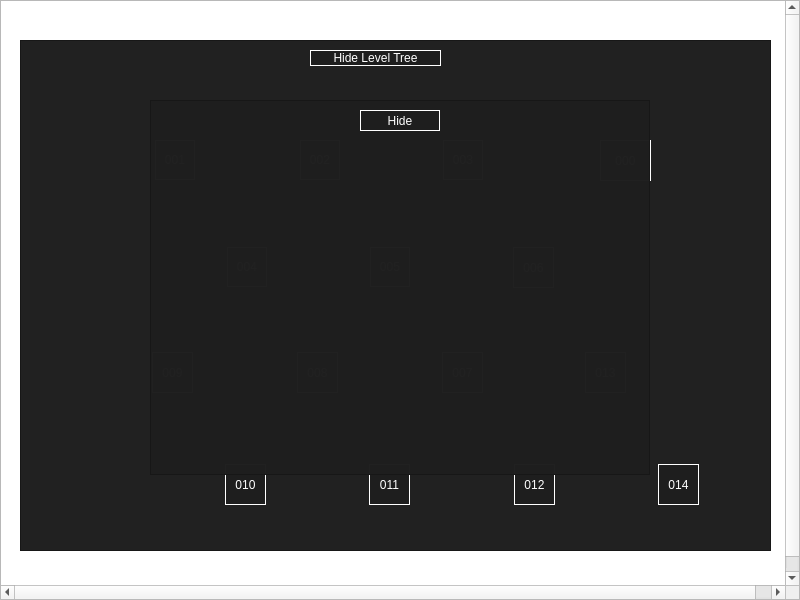
<?xml version="1.0" encoding="UTF-8"?>
<ui version="4.0">
 <class>MainWindow</class>
 <widget class="QMainWindow" name="MainWindow">
  <property name="geometry">
   <rect>
    <x>0</x>
    <y>0</y>
    <width>800</width>
    <height>600</height>
   </rect>
  </property>
  <property name="sizePolicy">
   <sizepolicy hsizetype="Fixed" vsizetype="Fixed">
    <horstretch>0</horstretch>
    <verstretch>0</verstretch>
   </sizepolicy>
  </property>
  <property name="minimumSize">
   <size>
    <width>800</width>
    <height>600</height>
   </size>
  </property>
  <property name="maximumSize">
   <size>
    <width>800</width>
    <height>600</height>
   </size>
  </property>
  <property name="windowTitle">
   <string>Spectrum</string>
  </property>
  <widget class="QWidget" name="centralWidget">
   <property name="sizePolicy">
    <sizepolicy hsizetype="Fixed" vsizetype="Fixed">
     <horstretch>0</horstretch>
     <verstretch>0</verstretch>
    </sizepolicy>
   </property>
   <property name="maximumSize">
    <size>
     <width>800</width>
     <height>600</height>
    </size>
   </property>
   <property name="styleSheet">
    <string notr="true">background-image: url(:/gui/menu.png);</string>
   </property>
   <widget class="QGraphicsView" name="gwDisplay">
    <property name="geometry">
     <rect>
      <x>0</x>
      <y>0</y>
      <width>800</width>
      <height>600</height>
     </rect>
    </property>
    <property name="sizePolicy">
     <sizepolicy hsizetype="Fixed" vsizetype="Fixed">
      <horstretch>0</horstretch>
      <verstretch>0</verstretch>
     </sizepolicy>
    </property>
    <property name="sceneRect">
     <rectf>
      <x>0.000000000000000</x>
      <y>0.000000000000000</y>
      <width>800.000000000000000</width>
      <height>600.000000000000000</height>
     </rectf>
    </property>
   </widget>
   <widget class="QPushButton" name="btnResumeGame">
    <property name="geometry">
     <rect>
      <x>390</x>
      <y>40</y>
      <width>200</width>
      <height>50</height>
     </rect>
    </property>
    <property name="font">
     <font>
      <weight>75</weight>
      <bold>true</bold>
     </font>
    </property>
    <property name="styleSheet">
     <string notr="true">color: white;
border: 1px solid white;</string>
    </property>
    <property name="text">
     <string>Resume Game</string>
    </property>
   </widget>
   <widget class="QPushButton" name="btnExit">
    <property name="geometry">
     <rect>
      <x>390</x>
      <y>400</y>
      <width>200</width>
      <height>50</height>
     </rect>
    </property>
    <property name="font">
     <font>
      <weight>75</weight>
      <bold>true</bold>
     </font>
    </property>
    <property name="styleSheet">
     <string notr="true">color: white;
border: 1px solid white;</string>
    </property>
    <property name="text">
     <string>Exit</string>
    </property>
   </widget>
   <widget class="QPushButton" name="btnNewGame">
    <property name="geometry">
     <rect>
      <x>390</x>
      <y>160</y>
      <width>200</width>
      <height>50</height>
     </rect>
    </property>
    <property name="font">
     <font>
      <weight>75</weight>
      <bold>true</bold>
     </font>
    </property>
    <property name="styleSheet">
     <string notr="true">color: white;
border: 1px solid white;</string>
    </property>
    <property name="text">
     <string>New Game</string>
    </property>
   </widget>
   <widget class="QPushButton" name="btnChooseLevel">
    <property name="geometry">
     <rect>
      <x>390</x>
      <y>280</y>
      <width>200</width>
      <height>50</height>
     </rect>
    </property>
    <property name="font">
     <font>
      <weight>75</weight>
      <bold>true</bold>
     </font>
    </property>
    <property name="styleSheet">
     <string notr="true">color: white;
border: 1px solid white;</string>
    </property>
    <property name="text">
     <string>Choose Level</string>
    </property>
   </widget>
   <widget class="QFrame" name="frLevelTree">
    <property name="geometry">
     <rect>
      <x>20</x>
      <y>40</y>
      <width>751</width>
      <height>511</height>
     </rect>
    </property>
    <property name="styleSheet">
     <string notr="true">background: rgba(30, 30, 30, 0.99);
background-image: url(:/gui/lvltree.png); </string>
    </property>
    <property name="frameShape">
     <enum>QFrame::StyledPanel</enum>
    </property>
    <property name="frameShadow">
     <enum>QFrame::Raised</enum>
    </property>
    <widget class="QPushButton" name="pbLevel1">
     <property name="geometry">
      <rect>
       <x>135</x>
       <y>100</y>
       <width>40</width>
       <height>40</height>
      </rect>
     </property>
     <property name="styleSheet">
      <string notr="true">color: white;
border: 1px solid white;</string>
     </property>
     <property name="text">
      <string>001</string>
     </property>
    </widget>
    <widget class="QPushButton" name="pbLevel2">
     <property name="geometry">
      <rect>
       <x>280</x>
       <y>100</y>
       <width>40</width>
       <height>40</height>
      </rect>
     </property>
     <property name="styleSheet">
      <string notr="true">color: white;
border: 1px solid white;</string>
     </property>
     <property name="text">
      <string>002</string>
     </property>
    </widget>
    <widget class="QPushButton" name="pbLevelDemo">
     <property name="geometry">
      <rect>
       <x>580</x>
       <y>100</y>
       <width>51</width>
       <height>41</height>
      </rect>
     </property>
     <property name="styleSheet">
      <string notr="true">color: white;
border: 1px solid white;</string>
     </property>
     <property name="text">
      <string>000</string>
     </property>
    </widget>
    <widget class="QPushButton" name="pbHideLevelPanel">
     <property name="geometry">
      <rect>
       <x>290</x>
       <y>10</y>
       <width>131</width>
       <height>16</height>
      </rect>
     </property>
     <property name="styleSheet">
      <string notr="true">color: white;
border: 1px solid white;</string>
     </property>
     <property name="text">
      <string>Hide Level Tree</string>
     </property>
    </widget>
    <widget class="QPushButton" name="pbLevel3">
     <property name="geometry">
      <rect>
       <x>423</x>
       <y>100</y>
       <width>40</width>
       <height>40</height>
      </rect>
     </property>
     <property name="styleSheet">
      <string notr="true">color: white;
border: 1px solid white;</string>
     </property>
     <property name="text">
      <string>003</string>
     </property>
    </widget>
    <widget class="QPushButton" name="pbLevel4">
     <property name="geometry">
      <rect>
       <x>207</x>
       <y>207</y>
       <width>40</width>
       <height>40</height>
      </rect>
     </property>
     <property name="styleSheet">
      <string notr="true">color: white;
border: 1px solid white;</string>
     </property>
     <property name="text">
      <string>004</string>
     </property>
    </widget>
    <widget class="QPushButton" name="pbLevel5">
     <property name="geometry">
      <rect>
       <x>350</x>
       <y>207</y>
       <width>40</width>
       <height>40</height>
      </rect>
     </property>
     <property name="styleSheet">
      <string notr="true">color: white;
border: 1px solid white;</string>
     </property>
     <property name="text">
      <string>005</string>
     </property>
    </widget>
    <widget class="QPushButton" name="pbLevel6">
     <property name="geometry">
      <rect>
       <x>493</x>
       <y>207</y>
       <width>41</width>
       <height>41</height>
      </rect>
     </property>
     <property name="styleSheet">
      <string notr="true">color: white;
border: 1px solid white;</string>
     </property>
     <property name="text">
      <string>006</string>
     </property>
    </widget>
    <widget class="QPushButton" name="pbLevel7">
     <property name="geometry">
      <rect>
       <x>422</x>
       <y>312</y>
       <width>41</width>
       <height>41</height>
      </rect>
     </property>
     <property name="styleSheet">
      <string notr="true">color: white;
border: 1px solid white;</string>
     </property>
     <property name="text">
      <string>007</string>
     </property>
    </widget>
    <widget class="QPushButton" name="pbLevel8">
     <property name="geometry">
      <rect>
       <x>277</x>
       <y>312</y>
       <width>41</width>
       <height>41</height>
      </rect>
     </property>
     <property name="styleSheet">
      <string notr="true">color: white;
border: 1px solid white;</string>
     </property>
     <property name="text">
      <string>008</string>
     </property>
    </widget>
    <widget class="QPushButton" name="pbLevel9">
     <property name="geometry">
      <rect>
       <x>132</x>
       <y>312</y>
       <width>41</width>
       <height>41</height>
      </rect>
     </property>
     <property name="styleSheet">
      <string notr="true">color: white;
border: 1px solid white;</string>
     </property>
     <property name="text">
      <string>009</string>
     </property>
    </widget>
    <widget class="QPushButton" name="pbLevel10">
     <property name="geometry">
      <rect>
       <x>205</x>
       <y>424</y>
       <width>41</width>
       <height>41</height>
      </rect>
     </property>
     <property name="styleSheet">
      <string notr="true">color: white;
border: 1px solid white;</string>
     </property>
     <property name="text">
      <string>010</string>
     </property>
    </widget>
    <widget class="QPushButton" name="pbLevel11">
     <property name="geometry">
      <rect>
       <x>349</x>
       <y>424</y>
       <width>41</width>
       <height>41</height>
      </rect>
     </property>
     <property name="styleSheet">
      <string notr="true">color: white;
border: 1px solid white;</string>
     </property>
     <property name="text">
      <string>011</string>
     </property>
    </widget>
    <widget class="QPushButton" name="pbLevel12">
     <property name="geometry">
      <rect>
       <x>494</x>
       <y>424</y>
       <width>41</width>
       <height>41</height>
      </rect>
     </property>
     <property name="styleSheet">
      <string notr="true">color: white;
border: 1px solid white;</string>
     </property>
     <property name="text">
      <string>012</string>
     </property>
    </widget>
    <widget class="QPushButton" name="pbLevel13">
     <property name="geometry">
      <rect>
       <x>565</x>
       <y>312</y>
       <width>41</width>
       <height>41</height>
      </rect>
     </property>
     <property name="styleSheet">
      <string notr="true">color: white;
border: 1px solid white;</string>
     </property>
     <property name="text">
      <string>013</string>
     </property>
    </widget>
    <widget class="QPushButton" name="pbLevel14">
     <property name="geometry">
      <rect>
       <x>638</x>
       <y>424</y>
       <width>41</width>
       <height>41</height>
      </rect>
     </property>
     <property name="styleSheet">
      <string notr="true">color: white;
border: 1px solid white;</string>
     </property>
     <property name="text">
      <string>014</string>
     </property>
    </widget>
   </widget>
   <widget class="QPushButton" name="btnLoadGame">
    <property name="geometry">
     <rect>
      <x>390</x>
      <y>220</y>
      <width>200</width>
      <height>50</height>
     </rect>
    </property>
    <property name="font">
     <font>
      <weight>75</weight>
      <bold>true</bold>
     </font>
    </property>
    <property name="styleSheet">
     <string notr="true">color: white;
border: 1px solid white;</string>
    </property>
    <property name="text">
     <string>Load Game</string>
    </property>
   </widget>
   <widget class="QPushButton" name="btnSaveGame">
    <property name="geometry">
     <rect>
      <x>390</x>
      <y>100</y>
      <width>200</width>
      <height>50</height>
     </rect>
    </property>
    <property name="font">
     <font>
      <weight>75</weight>
      <bold>true</bold>
     </font>
    </property>
    <property name="styleSheet">
     <string notr="true">color: white;
border: 1px solid white;</string>
    </property>
    <property name="text">
     <string>Save Game</string>
    </property>
   </widget>
   <widget class="QPushButton" name="btnHelp">
    <property name="geometry">
     <rect>
      <x>390</x>
      <y>340</y>
      <width>200</width>
      <height>50</height>
     </rect>
    </property>
    <property name="font">
     <font>
      <weight>75</weight>
      <bold>true</bold>
     </font>
    </property>
    <property name="styleSheet">
     <string notr="true">color: white;
border: 1px solid white;</string>
    </property>
    <property name="text">
     <string>Help</string>
    </property>
   </widget>
   <widget class="QFrame" name="frHelp">
    <property name="geometry">
     <rect>
      <x>150</x>
      <y>100</y>
      <width>500</width>
      <height>375</height>
     </rect>
    </property>
    <property name="styleSheet">
     <string notr="true">background: rgba(30, 30, 30, 0.99);
background-image: url(:/gui/help.png); </string>
    </property>
    <property name="frameShape">
     <enum>QFrame::StyledPanel</enum>
    </property>
    <property name="frameShadow">
     <enum>QFrame::Raised</enum>
    </property>
    <widget class="QPushButton" name="btnHideHelp">
     <property name="geometry">
      <rect>
       <x>210</x>
       <y>10</y>
       <width>80</width>
       <height>21</height>
      </rect>
     </property>
     <property name="styleSheet">
      <string notr="true">color: white;
border: 1px solid white;
background: none;
</string>
     </property>
     <property name="text">
      <string>Hide</string>
     </property>
    </widget>
   </widget>
   <zorder>gwDisplay</zorder>
   <zorder>btnResumeGame</zorder>
   <zorder>btnExit</zorder>
   <zorder>btnNewGame</zorder>
   <zorder>btnChooseLevel</zorder>
   <zorder>btnLoadGame</zorder>
   <zorder>btnSaveGame</zorder>
   <zorder>btnHelp</zorder>
   <zorder>frLevelTree</zorder>
   <zorder>frHelp</zorder>
  </widget>
 </widget>
 <layoutdefault spacing="6" margin="11"/>
 <resources/>
 <connections/>
 <slots>
  <slot>on_pbLevel_clicked()</slot>
 </slots>
</ui>
